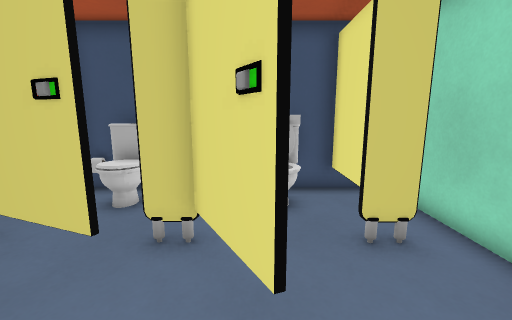
view 1 (above)

18 first-person views from a walk through a Godot game level. The camera is 1.3 m above the floor, tilts 10° down and sees 90° across. The floor is counted in squares, 0.5 m on a side. Each view is taken from the middle of a square. On the plan, view 1 faces up. The plan holds only what a view shows up to about 18 squares ahead; the rest is blank. The place goes on beyond the plan.

view 2
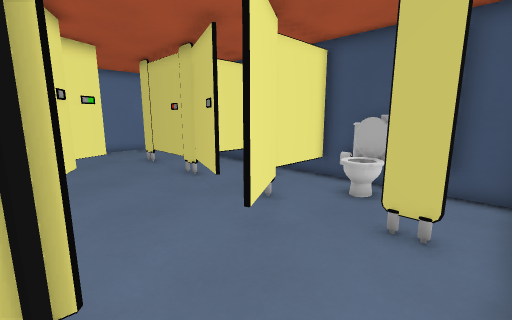

view 3
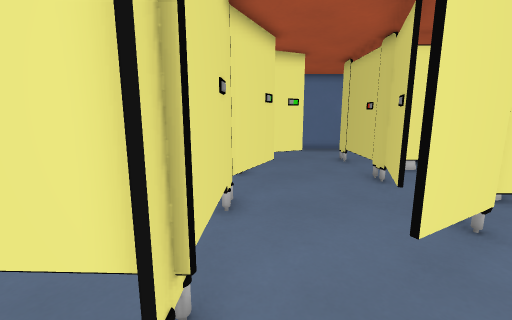

view 4
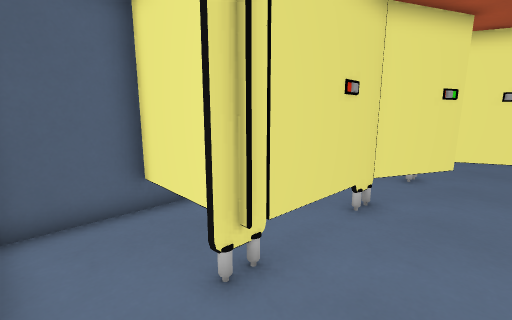

view 5
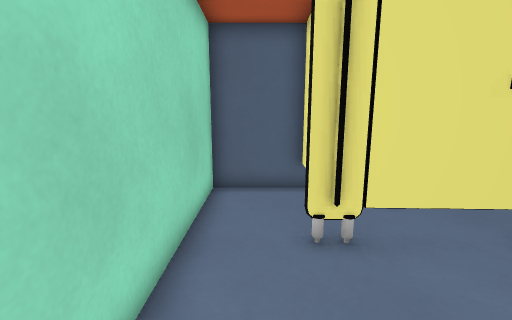

view 6
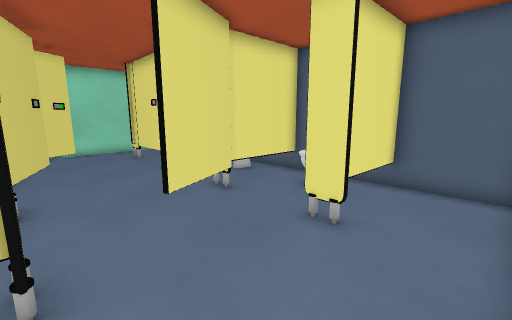

view 7
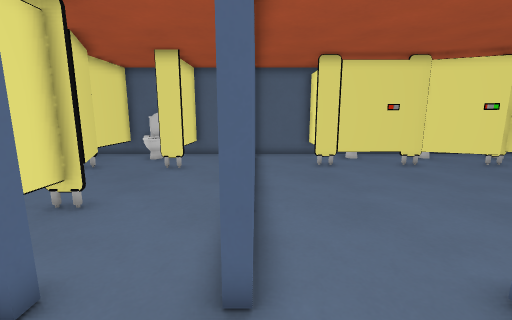

view 8
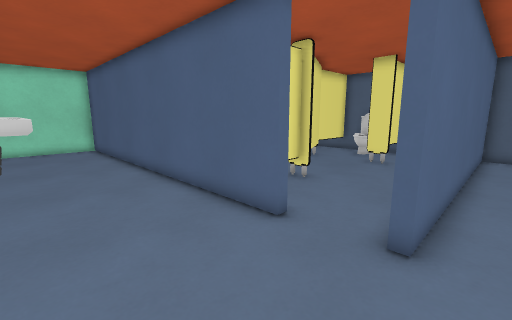

view 9
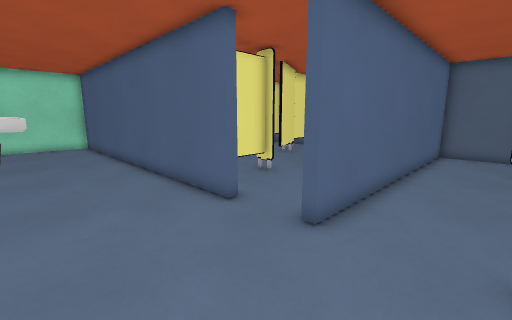

view 10
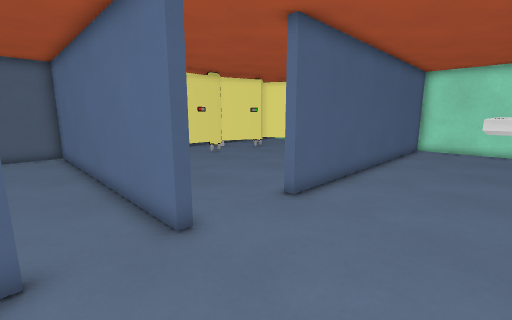

view 11
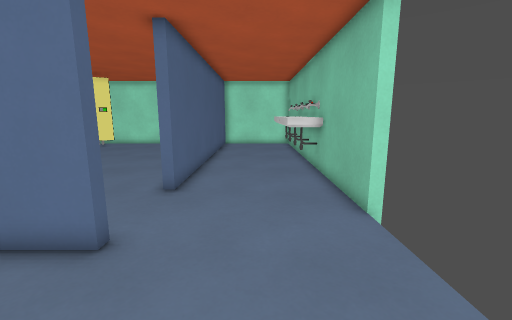

view 12
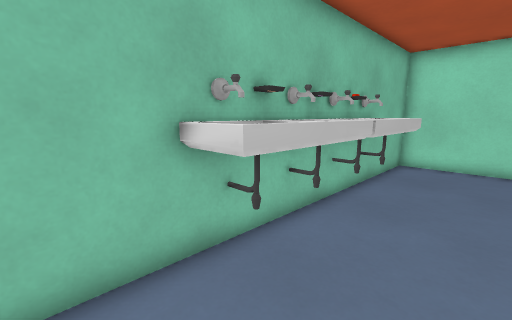

view 13
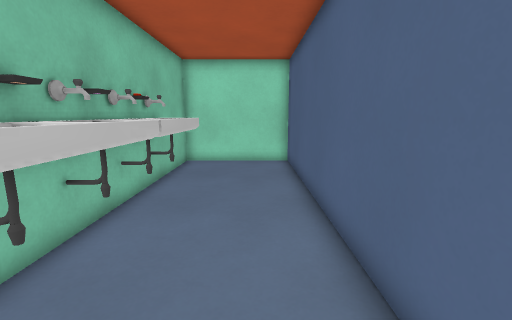

view 14
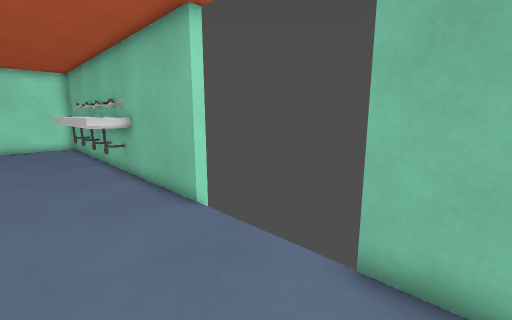

view 15
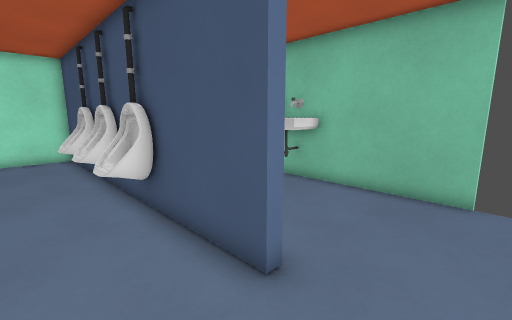

view 16
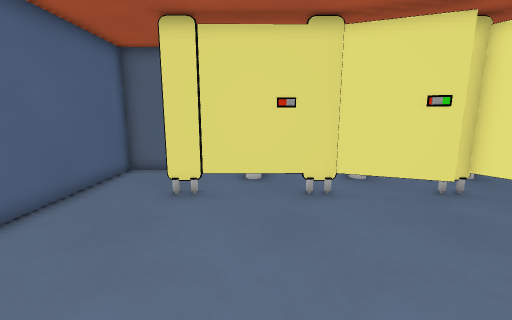

view 17
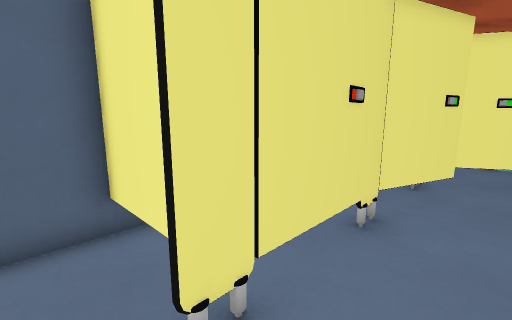

view 18
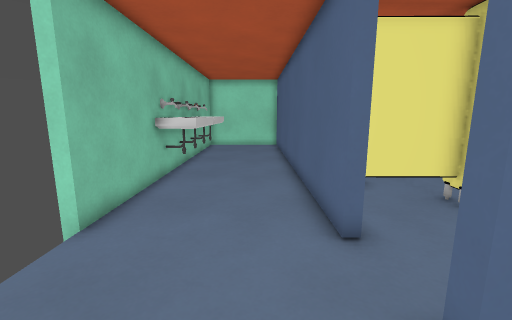

### Floor plan
Key: @ floor where view 1 was taken; # wall or solid block; . floor; = window, fence, low wall or low ledge; ^ raised ledge; T thing the floor can be seen under or through.
Columns run from 29 left of view 1 to 5 right of it. Each row starts with its distance up from view 1.
 15 ############     ##################
 14 ^^^^^^^#.............^^^^#^^^^....#
 13 ..................................#
 12 ..................................#
 11 ..................................#
 10 ..................................#
  9 ##########.......##################
  8 #######......#....#       ##.##.#.#
  7 .............#....#        #.==.#.#
  6 .............#....#        #....#.#
  5  ............#....###########...#.#
  4  ............#...........##.##....#
  3  ............#...............#....#
  2  ............#......T.............#
  1 .............#......T.............#
  0 .##..........#......TTT###...@....#
 -1 ##########...#...#...##  #######..#
 -2          #...#...#...#        #...#
 -3          #...#...# ==#        #...#
 -4          #...#...#####        #...#
 -5          ########### #        #####

Positions as (right, up) in squares from view 1, and headings:
1: (0, 0), facing up
2: (4, -1), facing up-left
3: (4, 0), facing left
4: (4, 2), facing down-left
5: (3, 4), facing down
6: (-15, 5), facing down-right
7: (-16, 12), facing down
8: (-17, 14), facing down-right
9: (-19, 14), facing down-right
10: (-13, 14), facing down-left
11: (-11, 12), facing left
12: (-10, 11), facing up-right
13: (-10, 11), facing right
14: (-11, 11), facing up-left
15: (-17, 6), facing up-left
16: (-22, 7), facing down
17: (-18, 1), facing down-left
18: (-18, 11), facing right
